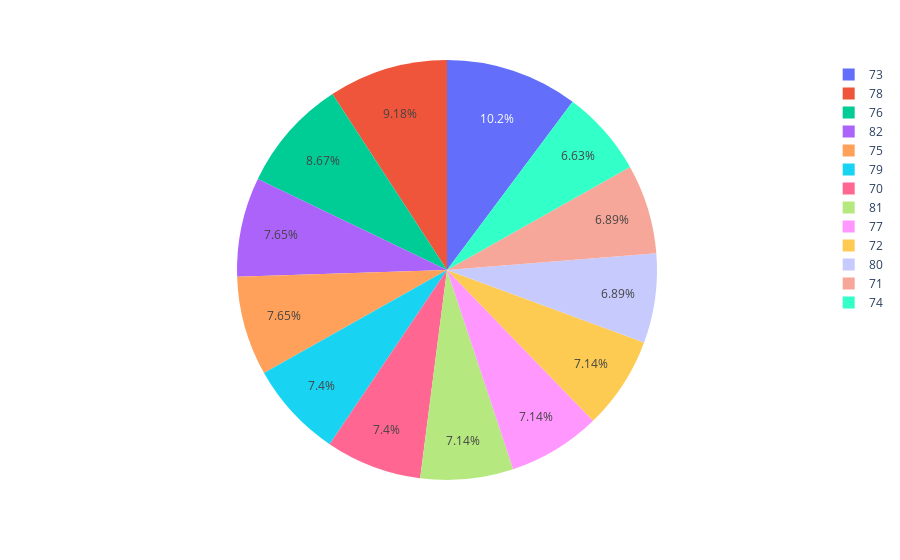

Write notebook code for a chart like this one.
### Code cell
dfcar_yr_count.index.name='Year'
fig = px.pie(dfcar_origin, values=dfcar_yr_count,names=dfcar_yr_count.index,
            color_discrete_map={'Thur':'lightcyan',
                                 'Fri':'cyan',
                                 'Sat':'royalblue',
                                 'Sun':'darkblue'})
fig.show()

### Figure 1 — Plotly figure (JSON) as saved in the notebook; plotly's stock layout.template omitted (floating-point values rounded to 4 significant figures)
{"data": [{"domain": {"x": [0, 1], "y": [0, 1]}, "hovertemplate": "label=%{label}<br>value=%{value}<extra></extra>", "labels": [73, 78, 76, 82, 75, 79, 70, 81, 77, 72, 80, 71, 74], "legendgroup": "", "name": "", "showlegend": true, "type": "pie", "values": [40, 36, 34, 30, 30, 29, 29, 28, 28, 28, 27, 27, 26]}], "layout": {"legend": {"tracegroupgap": 0}, "margin": {"t": 60}}}
